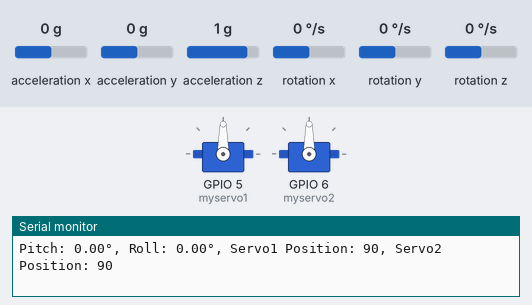
A sketch run on a simulated ESP32. Shown: 2 × servo, the last lines printed to the serial monitor. The inputs (shaded band) are chosen by the test bench; at power-on: acceleration x 0 g, acceleration z 1 g, acceleration y 0 g, rotation y 0 °/s, rotation x 0 °/s, rotation z 0 °/s. WiFi joins after 1.5 s; servers stay silent unless stated.

Above: at 2.7 s.
2.8 s: acceleration x set to -1.4 g
At 5.29 s:
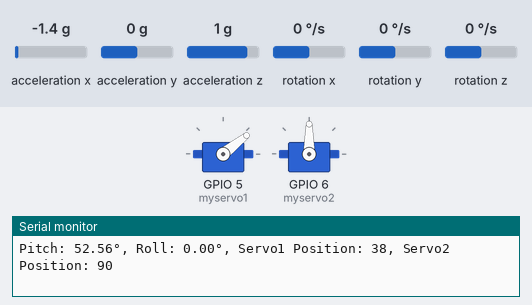
5.8 s: acceleration z set to -1.4 g
At 7.8 s:
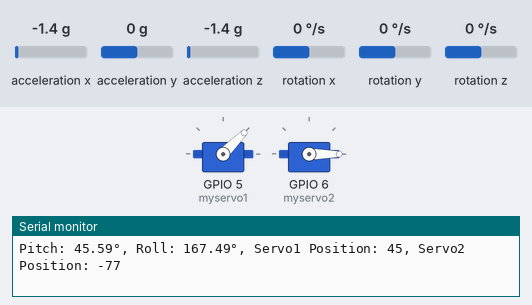
8.8 s: acceleration y set to -0.2 g
At 10.5 s:
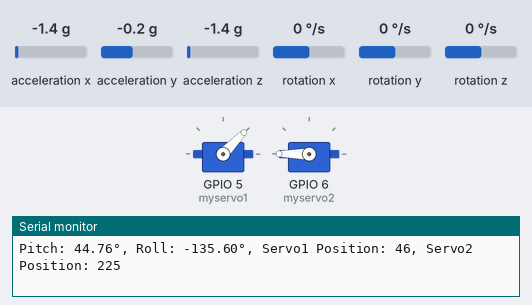
11.3 s: rotation y set to -192 °/s
At 13.5 s:
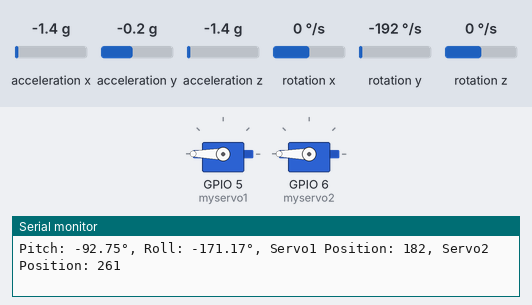
14.3 s: acceleration y set to 0.8 g
At 16.4 s:
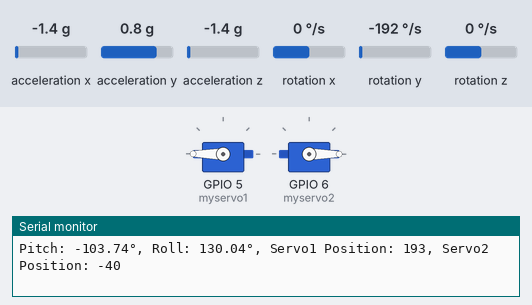
17.0 s: rotation x set to -192 °/s
At 20.35 s:
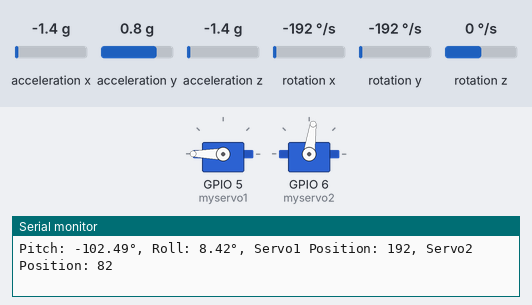
Timing chart, 0 to 21.0 s (numbered marks = the images above; inputs shaded):
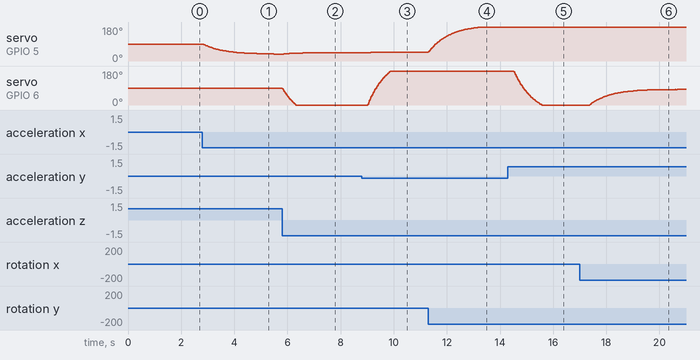

Measured:
- the behaviour switches between 0 and -0.1 g on acceleration y (found by bisection; images 2 and 3)
- after the input at 2.8 s, servo on GPIO 5 (myservo1): moves from 90° to 37° over 2.7 s, starting at once
- after the input at 5.8 s, servo on GPIO 6 (myservo2): moves from 90° to 0° over 0.51 s, starting at once
- after the input at 8.8 s, servo on GPIO 5 (myservo1): 45° → 46° after 0.34 s; servo on GPIO 6 (myservo2): moves from 0° to 180° over 0.86 s, starting after 0.22 s
- after the input at 11.3 s, servo on GPIO 5 (myservo1): moves from 46° to 180° over 2.0 s, starting at once
- after the input at 14.3 s, servo on GPIO 6 (myservo2): moves from 180° to 0° over 1.0 s, starting after 0.22 s

The sketch:

main.ino
```cpp
boolean value;
#include "thingProperties.h"
#include <Wire.h>
#include <MPU6050.h>
#include <ESP32Servo.h>
//#include <Adafruit_MPU6050.h>
#include <Adafruit_Sensor.h>

MPU6050 mpu;
Servo myservo1;
Servo myservo2;

float roll, pitch, yaw;
int16_t accX, accY, accZ;
int16_t gyroX, gyroY, gyroZ;
float rollAcc, pitchAcc;
float dt = 0.01;
float alpha = 0.98;
 int servoPos1;
   int servoPos2;
long lastTime;

void setup() {
  Serial.begin(115200);
	delay(1500);
	initProperties();
  ArduinoCloud.begin(ArduinoIoTPreferredConnection);
  setDebugMessageLevel(2);
  ArduinoCloud.printDebugInfo();
  Wire.begin();
  mpu.initialize();

  if (!mpu.testConnection()) {
    Serial.println("MPU6050 connection failed!");
    while (1);
  }

  myservo1.attach(5);
  myservo2.attach(6);

  Serial.println("MPU6050 connected!");
  lastTime = millis();
}

void loop() {
	ArduinoCloud.update();
   mpu.getMotion6(&accX, &accY, &accZ, &gyroX, &gyroY, &gyroZ);
  rollAcc = atan2(accY, accZ) * 180.0 / PI;
  pitchAcc = atan2(-accX, sqrt(accY * accY + accZ * accZ)) * 180.0 / PI;
  long now = millis();
  dt = (now - lastTime) / 1000.0;
  lastTime = now;
  float gyroRoll = gyroX * dt / 131.0;
  float gyroPitch = gyroY * dt / 131.0;
  roll = alpha * (roll + gyroRoll) + (1.0 - alpha) * rollAcc;
  pitch = alpha * (pitch + gyroPitch) + (1.0 - alpha) * pitchAcc;
 servoPos1 = map(pitch, -90, 90, 180, 0);
 servoPos2 = map(roll, -90, 90, 180, 0);
  myservo1.write(servoPos1);
  myservo2.write(servoPos2);
  Serial.print("Pitch: ");
  Serial.print(pitch);
  Serial.print("°, Roll: ");
  Serial.print(roll);
  Serial.print("°, Servo1 Position: ");
  Serial.print(servoPos1);
  Serial.print(", Servo2 Position: ");
  Serial.println(servoPos2);
pitch_IoT = pitch;
roll_IoT = roll;
servo1_IoT = servoPos1;
servo2_IoT = servoPos2;
  delay(10);
}
```

thingProperties.h
```cpp
#include <ArduinoIoTCloud.h>
#include <Arduino_ConnectionHandler.h>

const char DEVICE_LOGIN_NAME[]  = "eca1b2e2-2216-4c93-b1c2-40ed68aae3cc";

const char SSID[]               = "IoTProject";    // Network SSID (name)
const char PASS[]               = "qwertyuiop";    // Network password (use for WPA, or use as key for WEP)
const char DEVICE_KEY[]  = "z642gFtRuON1XC#rTR6KHPy?4";    // Secret device password


float pitch_IoT;
float roll_IoT;
int servo1_IoT;
int servo2_IoT;

void initProperties(){

  ArduinoCloud.setBoardId(DEVICE_LOGIN_NAME);
  ArduinoCloud.setSecretDeviceKey(DEVICE_KEY);
  ArduinoCloud.addProperty(pitch_IoT, READ, ON_CHANGE, NULL);
  ArduinoCloud.addProperty(roll_IoT, READ, ON_CHANGE, NULL);
  ArduinoCloud.addProperty(servo1_IoT, READ, ON_CHANGE, NULL);
  ArduinoCloud.addProperty(servo2_IoT, READ, ON_CHANGE, NULL);

}

WiFiConnectionHandler ArduinoIoTPreferredConnection(SSID, PASS);
```
